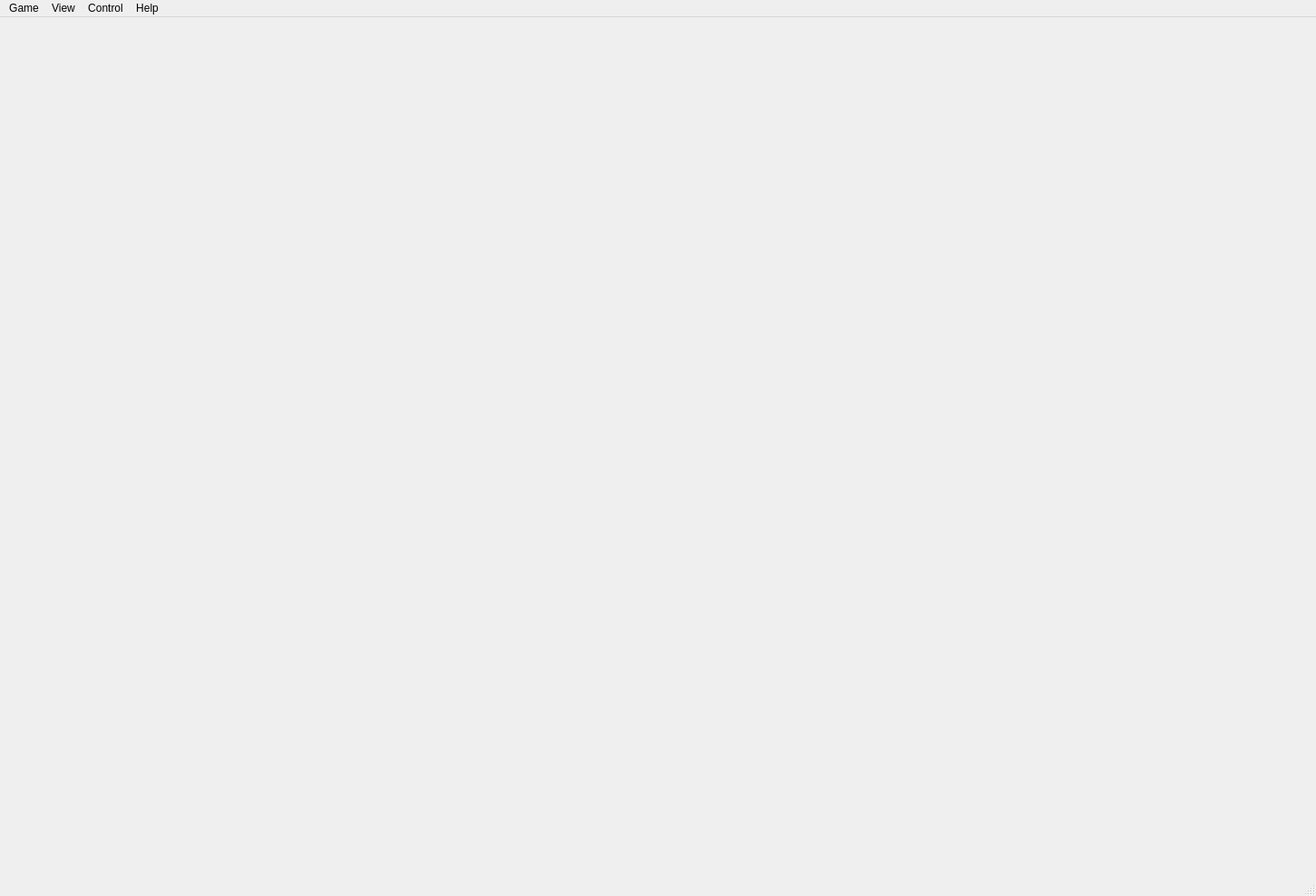
<?xml version="1.0" encoding="UTF-8"?>
<ui version="4.0">
 <class>MainWindow</class>
 <widget class="QMainWindow" name="MainWindow">
  <property name="geometry">
   <rect>
    <x>0</x>
    <y>0</y>
    <width>1452</width>
    <height>989</height>
   </rect>
  </property>
  <property name="minimumSize">
   <size>
    <width>700</width>
    <height>500</height>
   </size>
  </property>
  <property name="mouseTracking">
   <bool>true</bool>
  </property>
  <property name="windowTitle">
   <string>Klondike</string>
  </property>
  <widget class="QWidget" name="centralwidget"/>
  <widget class="QMenuBar" name="menubar">
   <property name="geometry">
    <rect>
     <x>0</x>
     <y>0</y>
     <width>1452</width>
     <height>52</height>
    </rect>
   </property>
   <widget class="QMenu" name="menuFile">
    <property name="title">
     <string>Game</string>
    </property>
    <addaction name="actionNew_Game"/>
    <addaction name="actionRestart"/>
    <addaction name="actionSave"/>
    <addaction name="actionLoad"/>
    <addaction name="actionQuit"/>
   </widget>
   <widget class="QMenu" name="menuEdit">
    <property name="title">
     <string>View</string>
    </property>
    <addaction name="actionStatus_bar"/>
   </widget>
   <widget class="QMenu" name="menuControl">
    <property name="title">
     <string>Control</string>
    </property>
    <addaction name="actionUndo"/>
    <addaction name="actionHint"/>
   </widget>
   <widget class="QMenu" name="menuHelp">
    <property name="title">
     <string>Help</string>
    </property>
    <addaction name="actionKlondike"/>
    <addaction name="actionAbout"/>
   </widget>
   <addaction name="menuFile"/>
   <addaction name="menuEdit"/>
   <addaction name="menuControl"/>
   <addaction name="menuHelp"/>
  </widget>
  <widget class="QStatusBar" name="statusbar"/>
  <action name="actionNew_Game">
   <property name="text">
    <string>New Game</string>
   </property>
  </action>
  <action name="actionRestart">
   <property name="text">
    <string>Restart</string>
   </property>
  </action>
  <action name="actionSave">
   <property name="text">
    <string>Save</string>
   </property>
  </action>
  <action name="actionLoad">
   <property name="text">
    <string>Load</string>
   </property>
  </action>
  <action name="actionQuit">
   <property name="text">
    <string>Quit</string>
   </property>
  </action>
  <action name="actionStatus_bar">
   <property name="text">
    <string>Status bar</string>
   </property>
  </action>
  <action name="actionUndo">
   <property name="text">
    <string>Undo</string>
   </property>
  </action>
  <action name="actionHint">
   <property name="text">
    <string>Hint</string>
   </property>
  </action>
  <action name="actionKlondike">
   <property name="text">
    <string>Klondike</string>
   </property>
  </action>
  <action name="actionAbout">
   <property name="text">
    <string>About</string>
   </property>
  </action>
 </widget>
 <resources/>
 <connections/>
</ui>
